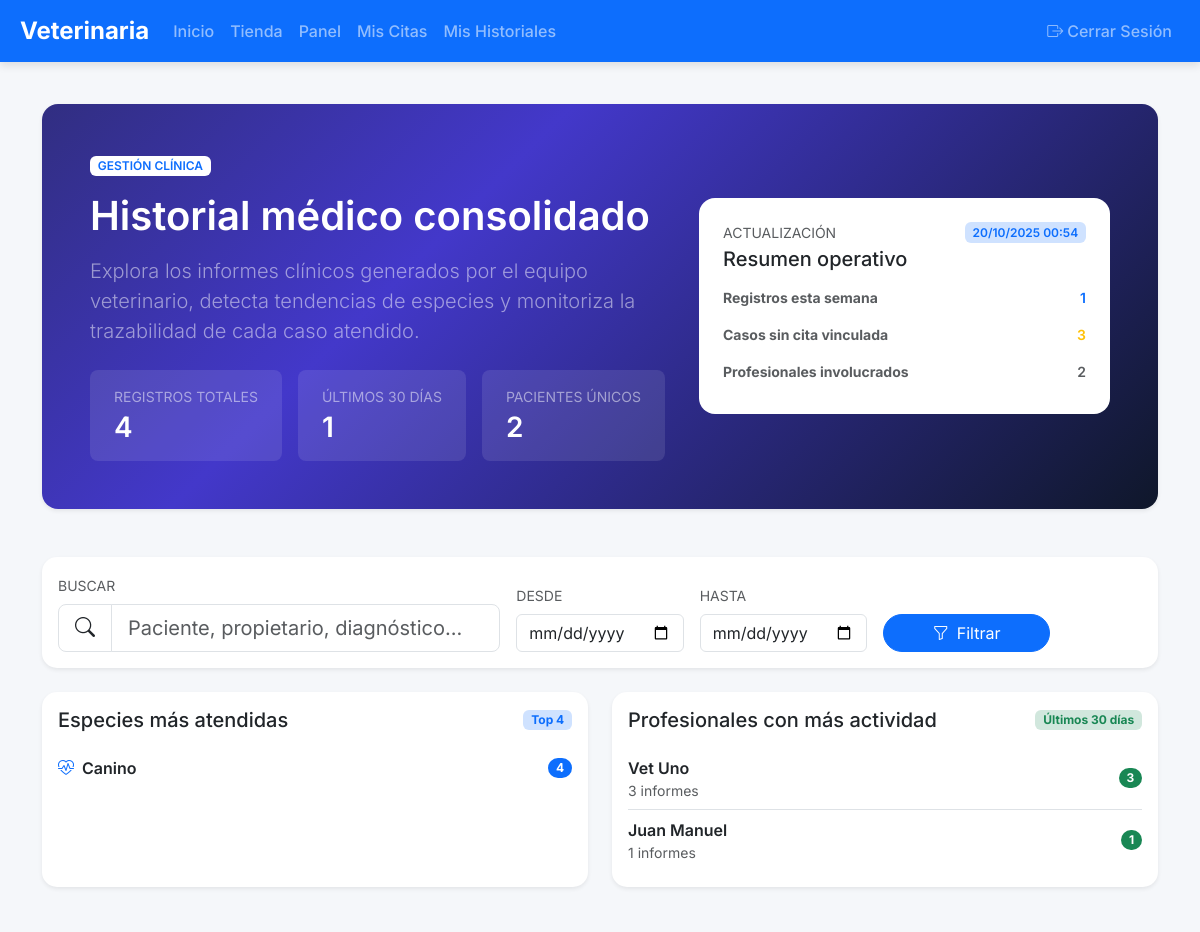
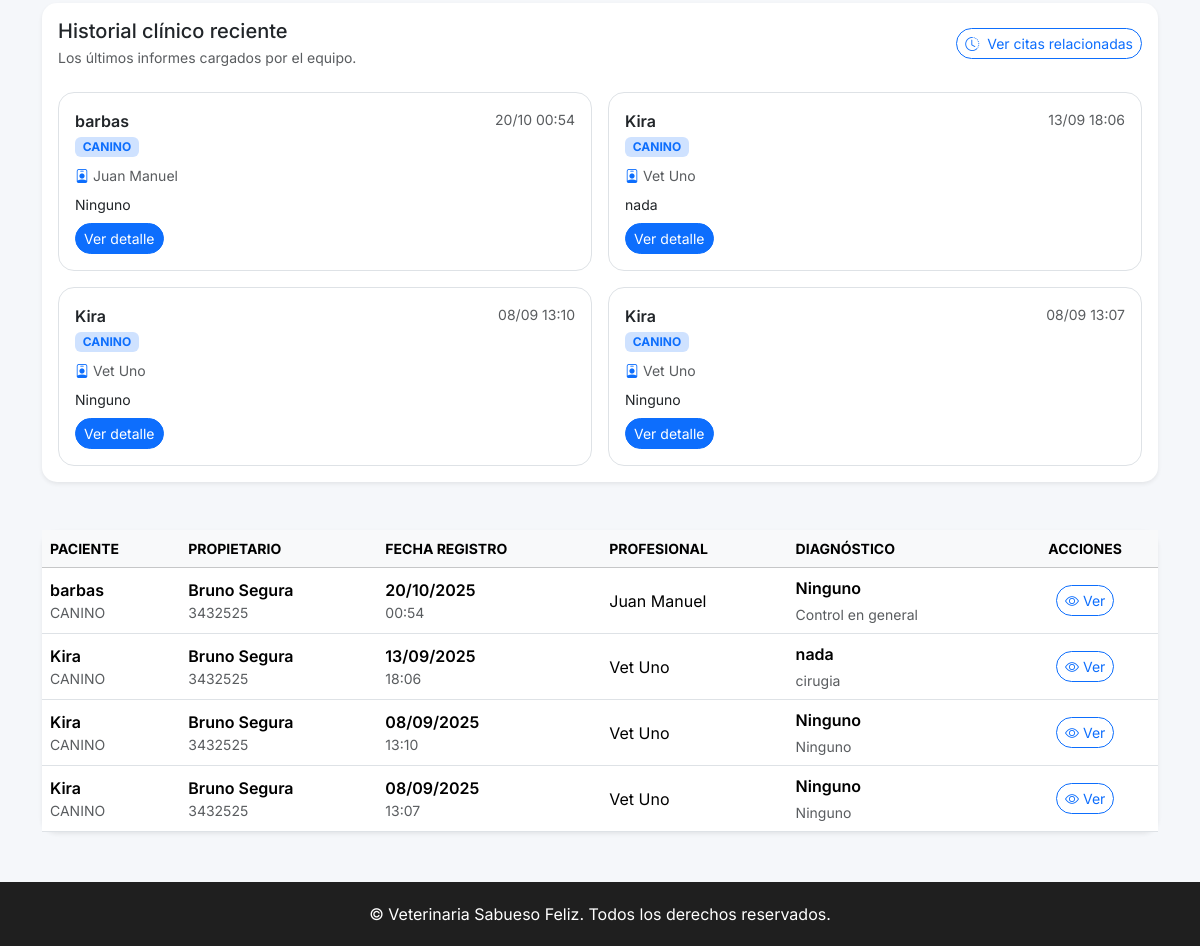
The page /vet/historial-medico/ (signed in) on the database as committed earlier (2 pictures, top to bottom).
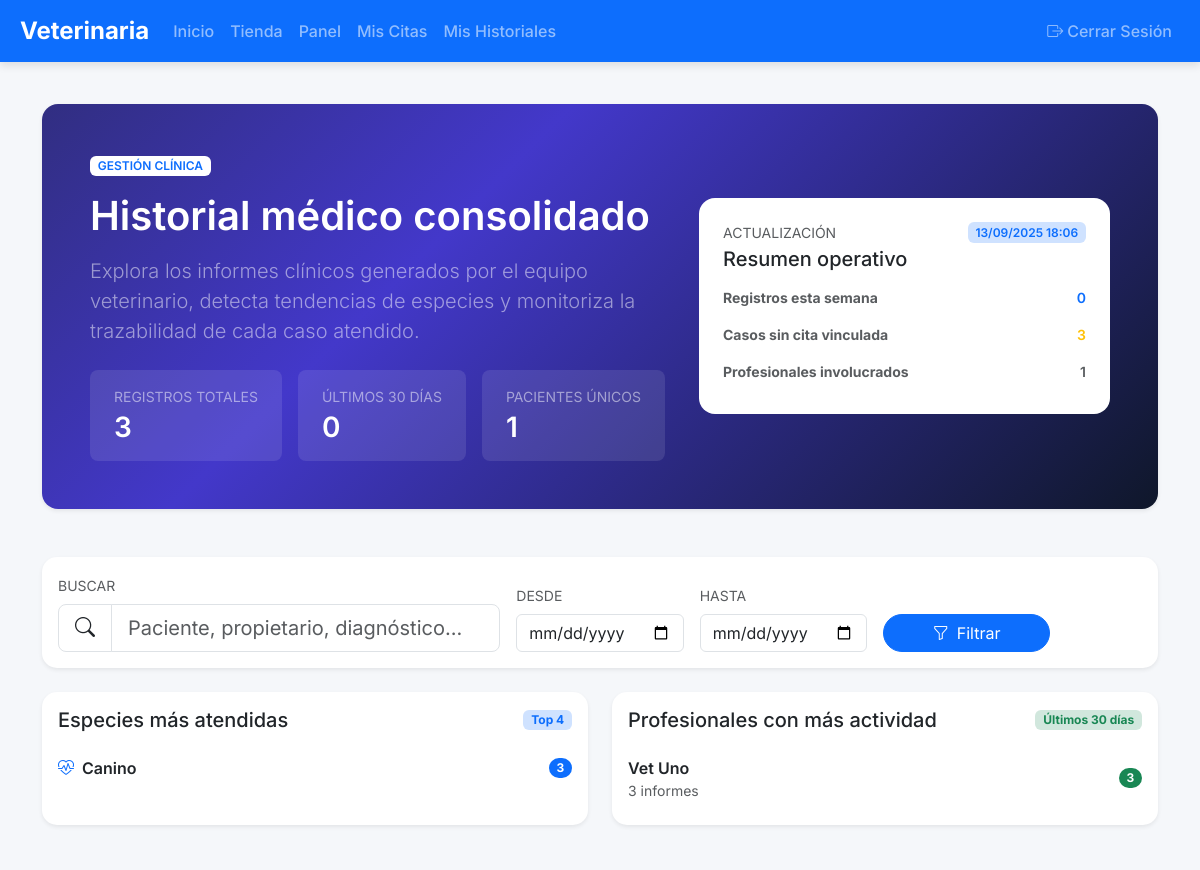
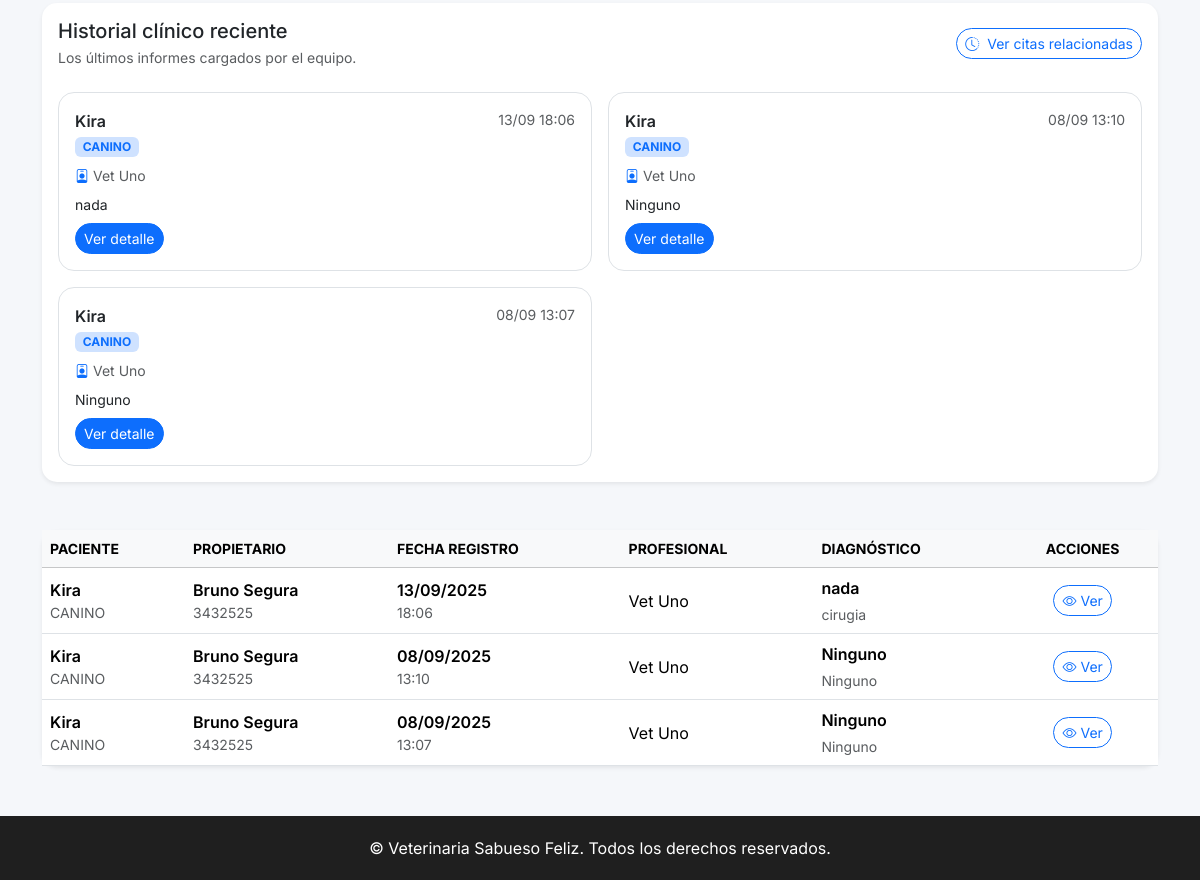
The same page on the database as committed later (2 pictures, top to bottom).
### Core/models.py (models this page shows, shortened)
class HistorialMedico(models.Model):
    paciente = models.ForeignKey(Paciente, on_delete=models.CASCADE)
    veterinario = models.ForeignKey(User, limit_choices_to={"rol": "VET"}, on_delete=models.SET_NULL, null=True)
    fecha = models.DateTimeField(auto_now_add=True)
    diagnostico = models.TextField()
    tratamiento = models.TextField()
    notas = models.TextField(blank=True)
    peso = models.DecimalField(max_digits=5, decimal_places=2, blank=True, null=True)
    temperatura = models.DecimalField(max_digits=4, decimal_places=1, blank=True, null=True)
    examenes = models.TextField(blank=True)
    imagenes = models.ImageField(upload_to="historial_medico/", blank=True, null=True)
    proximo_control = models.DateField(blank=True, null=True)
    cita = models.OneToOneField(
        "Cita",
        on_delete=models.SET_NULL,
        null=True,
        blank=True,
        related_name="historial_medico",
    )

class Paciente(models.Model):
    nombre = models.CharField(max_length=100)
    especie = models.CharField(max_length=50)
    raza = models.CharField(max_length=50, blank=True)
    sexo = models.CharField(max_length=10)
    fecha_nacimiento = models.DateField()
    propietario = models.ForeignKey(Propietario, on_delete=models.CASCADE)
    vacunas = models.TextField(blank=True)
    alergias = models.TextField(blank=True)
    foto = models.ImageField(upload_to="pacientes/", blank=True, null=True)

class User(AbstractUser):
    ROLES = (
        ("ADMIN", "Administrador"),
        ("VET", "Veterinario"),
        ("ADMIN_OP", "Administrativo"),
        ("OWNER", "Propietario"),
    )
    rol = models.CharField(max_length=20, choices=ROLES)
    telefono = models.CharField(max_length=20, blank=True)
    direccion = models.CharField(max_length=200, blank=True)
    activo = models.BooleanField(default=True)
    avatar = models.ImageField(upload_to="avatars/", blank=True, null=True)
    especialidad = models.CharField(max_length=100, blank=True)  # para veterinarios

class Propietario(models.Model):
    user = models.OneToOneField(User, on_delete=models.CASCADE)
    telefono = models.CharField(max_length=20, blank=True)
    direccion = models.CharField(max_length=200, blank=True)
    ciudad = models.CharField(max_length=100, blank=True)
    notas = models.TextField(blank=True)

### Core/views.py (the view, shortened to what this page needs)
# urls.py: path('vet/historial-medico/', views.historial_medico_vet, name='historial_medico_vet'),
@login_required
def historial_medico_vet(request):
    if request.user.rol not in {"ADMIN", "VET"}:
        messages.error(request, "No tienes permiso para acceder a esta sección.")
        return redirect("dashboard")
    query = request.GET.get("q", "")
    fecha_desde = request.GET.get("desde", "")
    fecha_hasta = request.GET.get("hasta", "")
    historiales = HistorialMedico.objects.select_related(
        "paciente",
        "paciente__propietario__user",
        "veterinario",
        "cita",
    )
    if fecha_desde:
        historiales = historiales.filter(fecha__date__gte=fecha_desde)
    if fecha_hasta:
        historiales = historiales.filter(fecha__date__lte=fecha_hasta)
    historiales = historiales.order_by("-fecha")
    total_historiales = historiales.count()
    ahora = timezone.now()
    hace_7_dias = ahora - timedelta(days=7)
    hace_30_dias = ahora - timedelta(days=30)
    historiales_semana = historiales.filter(fecha__gte=hace_7_dias).count()
    historiales_mes = historiales.filter(fecha__gte=hace_30_dias).count()
    historiales_sin_cita = historiales.filter(cita__isnull=True).count()
    pacientes_activos = (
        historiales.values("paciente_id").distinct().count()
    )
    veterinarios_activos = (
        historiales.exclude(veterinario__isnull=True)
        .values("veterinario_id")
        .distinct()
        .count()
    )
    ultima_actualizacion = historiales.first().fecha if total_historiales else None
    especies_destacadas = (
        historiales.values("paciente__especie")
        .annotate(total=Count("id"))
        .order_by("-total")[:4]
    )
    profesionales_destacados = (
        historiales.exclude(veterinario__isnull=True)
        .values(
            "veterinario__id",
            "veterinario__first_name",
            "veterinario__last_name",
        )
        .annotate(total=Count("id"))
        .order_by("-total")[:6]
    )
    ultimos_historiales = historiales[:5]
    contexto = {
        "historiales": historiales,
        "query": query,
        "fecha_desde": fecha_desde,
        "fecha_hasta": fecha_hasta,
        "resumen": {
            "total": total_historiales,
            "semana": historiales_semana,
            "mes": historiales_mes,
            "sin_cita": historiales_sin_cita,
            "pacientes": pacientes_activos,
            "veterinarios": veterinarios_activos,
            "ultima_actualizacion": ultima_actualizacion,
        },
        "especies_destacadas": especies_destacadas,
        "profesionales_destacados": profesionales_destacados,
        "ultimos_historiales": ultimos_historiales,
    }
    return render(request, "core/historial_medico_vet.html", contexto)

### Core/templates/core/historial_medico_vet.html (shortened to what the changed rows need)
{% extends "core/base.html" %}
{% block content %}
<section class="mb-5">
    <div class="position-relative overflow-hidden rounded-4 border-0 shadow-sm text-white p-4 p-xl-5"
         style="background: linear-gradient(135deg, #312e81 0%, #4338ca 35%, #0f172a 100%);">
        <div class="row align-items-center g-4">
            <div class="col-xl-7">
                <h1 class="display-6 fw-semibold mb-3">Historial médico consolidado</h1>
                <div class="d-flex flex-wrap gap-3">
                    <div class="bg-white bg-opacity-10 rounded-3 px-4 py-3">
                        <p class="text-uppercase small text-white-50 mb-1">Registros totales</p>
                        <p class="h3 fw-semibold mb-0">{{ resumen.total }}</p>
                    </div>
                    <div class="bg-white bg-opacity-10 rounded-3 px-4 py-3">
                        <p class="text-uppercase small text-white-50 mb-1">Últimos 30 días</p>
                        <p class="h3 fw-semibold mb-0">{{ resumen.mes }}</p>
                    </div>
                    <div class="bg-white bg-opacity-10 rounded-3 px-4 py-3">
                        <p class="text-uppercase small text-white-50 mb-1">Pacientes únicos</p>
                        <p class="h3 fw-semibold mb-0">{{ resumen.pacientes }}</p>
                    </div>
                </div>
            </div>
            <div class="col-xl-5">
                <div class="bg-white text-dark rounded-4 p-4 h-100">
                    <div class="d-flex align-items-start justify-content-between mb-3">
                        <div>
                            <p class="text-uppercase text-muted small mb-1">Actualización</p>
                            <h5 class="mb-0">Resumen operativo</h5>
                        </div>
                        <span class="badge bg-primary-subtle text-primary fw-semibold">{{ resumen.ultima_actualizacion|date:"d/m/Y H:i"|default:"Sin registros" }}</span>
                    </div>
                    <dl class="row mb-0 small text-muted g-2">
                        <dt class="col-7">Registros esta semana</dt>
                        <dd class="col-5 text-end fw-semibold text-primary">{{ resumen.semana }}</dd>
                        <dt class="col-7">Casos sin cita vinculada</dt>
                        <dd class="col-5 text-end fw-semibold text-warning">{{ resumen.sin_cita }}</dd>
                        <dt class="col-7">Profesionales involucrados</dt>
                        <dd class="col-5 text-end fw-semibold">{{ resumen.veterinarios }}</dd>
                    </dl>
                </div>
            </div>
        </div>
    </div>
</section>
<section class="mb-5">
    <div class="row g-4">
        <div class="col-xl-6">
            <div class="card border-0 shadow-sm h-100">
                <div class="card-body">
                    <div class="d-flex justify-content-between align-items-center mb-3">
                        <h2 class="h5 mb-0">Especies más atendidas</h2>
                    </div>
                    {% if especies_destacadas %}
                        <ul class="list-group list-group-flush">
                            {% for especie in especies_destacadas %}
                                <li class="list-group-item d-flex justify-content-between align-items-center px-0">
                                    <span class="fw-semibold text-capitalize">
                                        <i class="bi bi-heart-pulse me-2 text-primary"></i>{{ especie.paciente__especie|default:"No especificado" }}
                                    </span>
                                    <span class="badge rounded-pill bg-primary">{{ especie.total }}</span>
                                </li>
                            {% endfor %}
                        </ul>
                    {% else %}
                        <p class="text-muted mb-0">Aún no hay registros para analizar.</p>
                    {% endif %}
                </div>
            </div>
        </div>
        <div class="col-xl-6">
            <div class="card border-0 shadow-sm h-100">
                <div class="card-body">
                    <div class="d-flex justify-content-between align-items-center mb-3">
                        <h2 class="h5 mb-0">Profesionales con más actividad</h2>
                    </div>
                    {% if profesionales_destacados %}
                        <ul class="list-group list-group-flush">
                            {% for profesional in profesionales_destacados %}
                                <li class="list-group-item d-flex justify-content-between align-items-center px-0">
                                    <div>
                                        <span class="fw-semibold">{{ profesional.veterinario__first_name }} {{ profesional.veterinario__last_name }}</span>
                                        <p class="mb-0 small text-muted">{{ profesional.total }} informes</p>
                                    </div>
                                    <span class="badge rounded-pill bg-success">{{ profesional.total }}</span>
                                </li>
                            {% endfor %}
                        </ul>
                    {% else %}
                        <p class="text-muted mb-0">Aún no hay profesionales con actividad en el período seleccionado.</p>
                    {% endif %}
                </div>
            </div>
        </div>
    </div>
</section>
<section class="mb-5">
    <div class="card border-0 shadow-sm">
        <div class="card-body">
            <div class="d-flex flex-wrap align-items-center justify-content-between gap-3 mb-4">
                <div>
                    <h2 class="h5 mb-1">Historial clínico reciente</h2>
                </div>
            </div>
            {% if ultimos_historiales %}
                <div class="row g-3">
                    {% for historial in ultimos_historiales %}
                        <div class="col-md-6 col-xxl-4">
                            <div class="border rounded-4 p-3 h-100">
                                <div class="d-flex justify-content-between align-items-start mb-2">
                                    <div>
                                        <p class="fw-semibold mb-0">{{ historial.paciente.nombre }}</p>
                                        <span class="badge bg-primary-subtle text-primary text-uppercase small">{{ historial.paciente.especie }}</span>
                                    </div>
                                    <span class="text-muted small">{{ historial.fecha|date:"d/m H:i" }}</span>
                                </div>
                                <p class="small text-muted mb-2"><i class="bi bi-person-badge me-1 text-primary"></i>{{ historial.veterinario.get_full_name|default:"Sin asignar" }}</p>
                                <p class="mb-2 small">{{ historial.diagnostico|truncatechars:120 }}</p>
                                <a href="{% url 'detalle_historial' historial.id %}" class="btn btn-sm btn-primary rounded-pill">Ver detalle</a>
                            </div>
                        </div>
                    {% endfor %}
                </div>
            {% else %}
                <p class="text-muted mb-0">Todavía no se registraron informes en el período seleccionado.</p>
            {% endif %}
        </div>
    </div>
</section>
<section>
    <div class="card border-0 shadow-sm">
        <div class="card-body p-0">
            <div class="table-responsive">
                <table class="table table-hover align-middle mb-0">
                    <thead class="table-light text-uppercase small text-muted">
                        <tr>
                            <th scope="col">Paciente</th>
                            <th scope="col">Propietario</th>
                            <th scope="col" class="text-nowrap">Fecha registro</th>
                            <th scope="col">Profesional</th>
                            <th scope="col">Diagnóstico</th>
                            <th scope="col" class="text-center">Acciones</th>
                        </tr>
                    </thead>
                    <tbody>
                        {% for hist in historiales %}
                            <tr>
                                <td>
                                    <div class="fw-semibold">{{ hist.paciente.nombre }}</div>
                                    <div class="small text-muted text-uppercase">{{ hist.paciente.especie }}</div>
                                </td>
                                <td>
                                    {% if hist.paciente.propietario %}
                                        <div class="fw-semibold">{{ hist.paciente.propietario.user.get_full_name|default:hist.paciente.propietario.user.username }}</div>
                                        <div class="small text-muted">{{ hist.paciente.propietario.telefono|default:"Sin teléfono" }}</div>
                                    {% else %}
                                        <span class="badge bg-warning-subtle text-warning">Sin propietario</span>
                                    {% endif %}
                                </td>
                                <td>
                                    <div class="fw-semibold">{{ hist.fecha|date:"d/m/Y" }}</div>
                                    <div class="small text-muted">{{ hist.fecha|date:"H:i" }}</div>
                                </td>
                                <td class="text-nowrap">
                                    {{ hist.veterinario.get_full_name|default:"Sin asignar" }}
                                </td>
                                <td style="max-width: 320px;">
                                    <div class="fw-semibold mb-1">{{ hist.diagnostico|truncatechars:80 }}</div>
                                    <div class="small text-muted">{{ hist.tratamiento|truncatechars:80 }}</div>
                                </td>
                                <td class="text-center">
                                    <a href="{% url 'detalle_historial' hist.id %}" class="btn btn-sm btn-outline-primary rounded-pill">
                                        <i class="bi bi-eye me-1"></i>Ver
                                    </a>
                                </td>
                            </tr>
                        {% endfor %}
                    </tbody>
                </table>
            </div>
        </div>
    </div>
</section>
{% endblock %}

Rows that differ between the two databases and show on the page:
removed HistorialMedico: ultima_actualizacion "20/10/2025 00:54", paciente.nombre "barbas", paciente.especie "CANINO", fecha "20/10 00:54", veterinario.get_full_name "Juan Manuel", diagnostico "Ninguno", paciente.propietario.user.get_full_name "Bruno Segura", paciente.propietario.telefono "3432525", fecha "20/10/2025", fecha "00:54", tratamiento "Control en general"
removed Paciente: paciente__especie "Canino", total "4"
no longer on this page (row edited): User: veterinario__first_name "Juan", veterinario__last_name "Manuel", total "1"
now on this page (row unchanged): Paciente: paciente__especie "Canino", total "3"
Other text that changed with them:
{{ resumen.total }}: "4" → "3"
{{ resumen.mes }}: "1" → "0"
{{ resumen.pacientes }}: "2" → "1"
{{ resumen.ultima_actualizacion|date:"d/m/Y H:i"|default:"Sin registros" }}: "20/10/2025 00:54" → "13/09/2025 18:06"
{{ resumen.semana }}: "1" → "0"
{{ resumen.veterinarios }}: "2" → "1"
